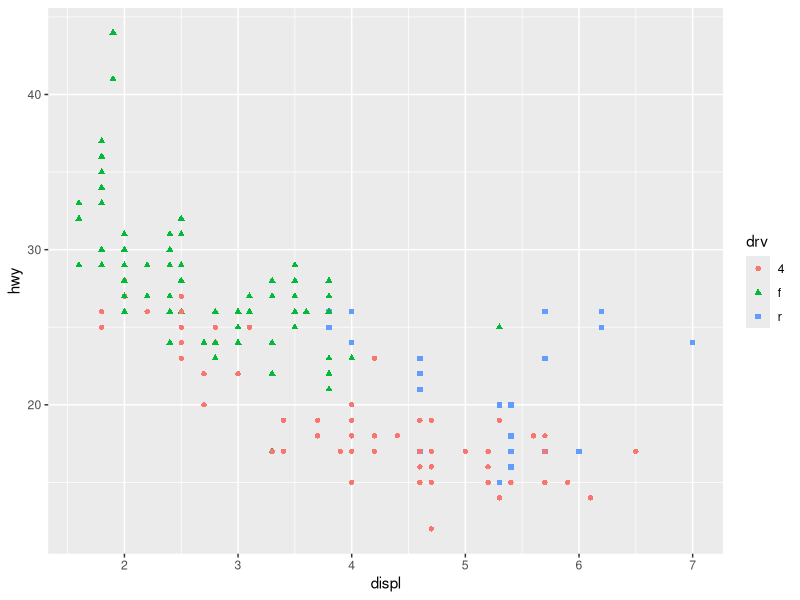
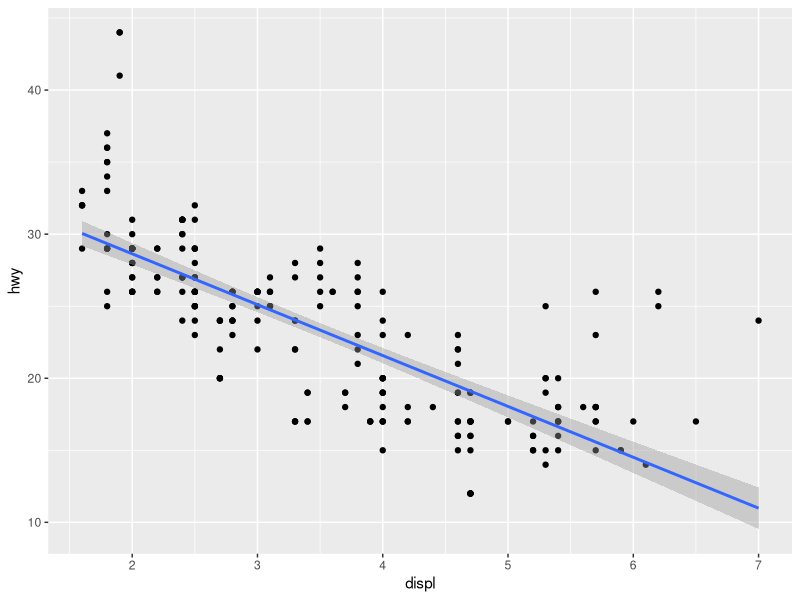
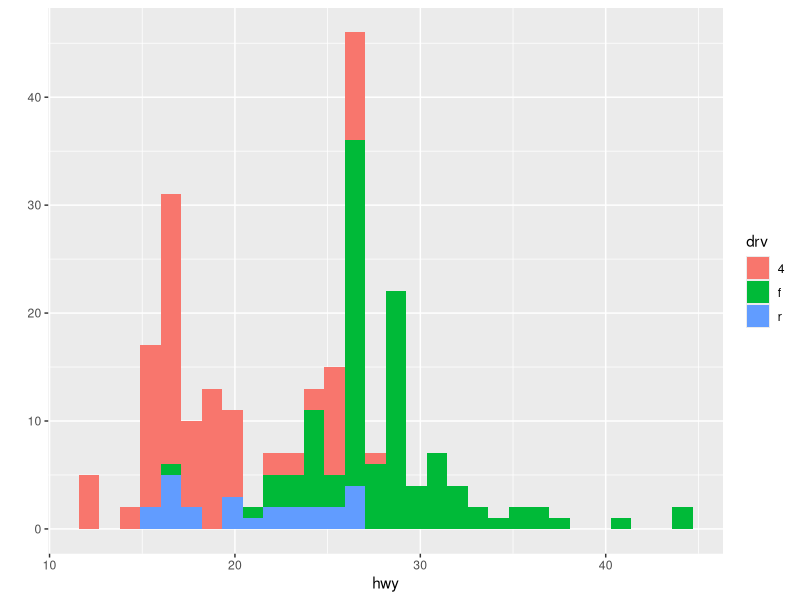
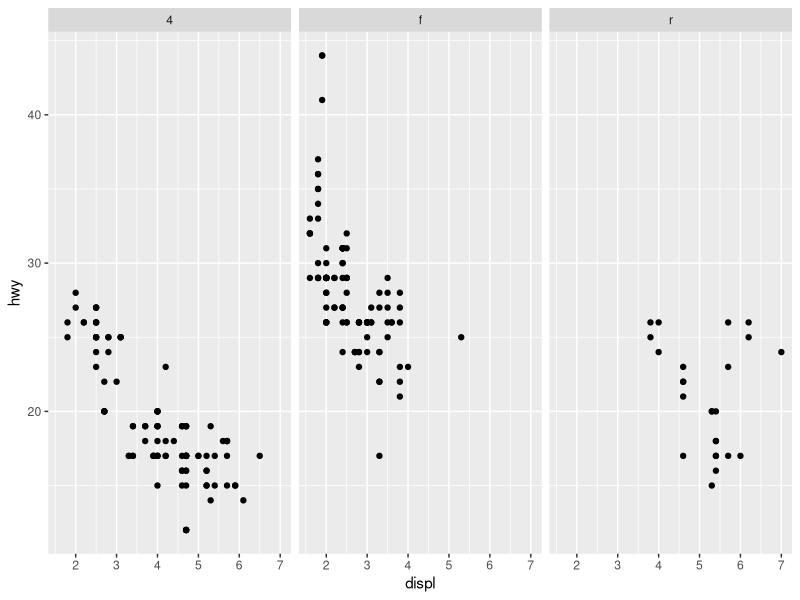
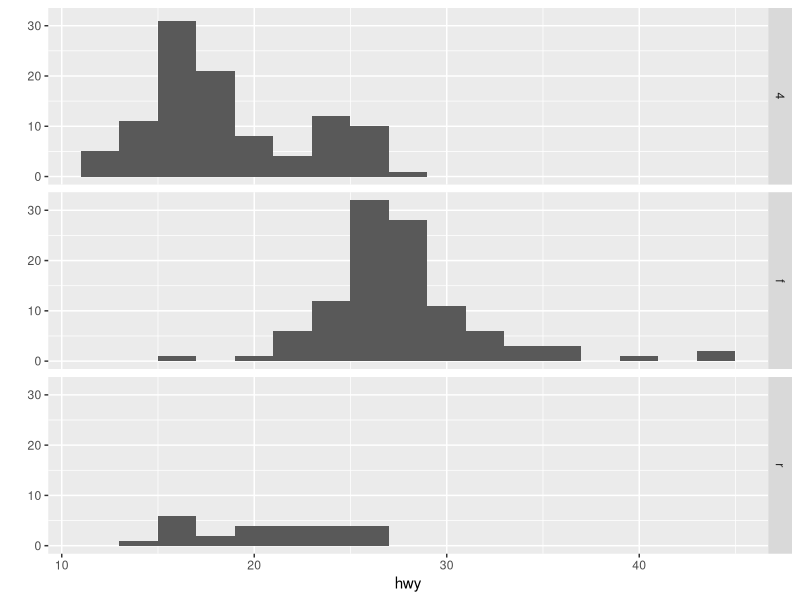

Generate these figures, in order, with R: (Note: this script raises an error after producing the figures.)
###### ggplot2 plotting system ##############
library(ggplot2) # loads the ggplot2 package
qplot(displ, hwy, data = mpg, color= drv, shape=drv)
## Adding statistics : geom = c("points" , "smooth") this adds a 
qplot(displ, hwy,data= mpg, geom = c("point" , "smooth"), method="lm")

#Histogram
qplot(hwy,data= mpg, fill = drv)
# facet this is used to split data according to factor variables.
qplot(displ, hwy,data= mpg, facets = . ~ drv)
qplot(hwy,data= mpg, facets = drv ~ ., binwidth = 2)

### gggplot() function
## g+geom_point() this takes information from g objects and  produces scartterplot
## +geom_smooth() this adds low S mean curve with confidence interval
g <- ggplot(data, aes(var1, varl2)) # initiates call to ggplot amd specfies
g<-ggplot(data, aes(var1,var2))# initiates call to ggplot and specifies the 
# data frame that will be used.
# aes(var1,var2) specifies aesthetic mapping, or var1 as x varaiable, and 
# var2 as y variable.
# summary(g)  this displays summary of ggplot object.
# print(g) this returns error ("no layer on plot") which means the plot does
# not know how to draw the data yet.
# g + geom_point() this takes information from object and produces scatter plot
# method = "lm" changes the smooth curve to be linear regression
# size = 4, linetype = 3 can be specified to change the size/style of the line
# se = FALSE turns off confidence interval
# - + facet_grid(row ~ col) splits data into subplots by factor variables
# (see facets from qplot())

cutPts<- quantile(df$cVar, seq(0,1,length=4), na.rm=TRUE) # this creats 
# quantile where the continuous variable will be cut.
# seq(0,1,length=4) creates 4 quantile points
# na.rm = TRUE removes all NA values

df$newFactor<-cut(df$cVar, cutPts) # creates new categorical /factor variable
# by using the cutpoints

########## annotations ########################
# xlab(), ylab(), lab(), ggtitle() for labels and titles
labs(x=expression("log"*PM[2.5]), y="Nocturnal") # this specifies x and y labels
# expression() is used to produce mathematical expressions
# geom function is used for many options to modify
# theme() used for global changes in presentation.e.g theme(legend.position
# "none") and the standard themes are theme_gray()and theme_bw().
# base_family="Times" this is used to change font to Times

################## aesthetics#########################
# + geom_point(color,size,alpha) this specifies how the points are supposed to 
# be plotted on the graph (style).
# NB: this translates to geom_line()/other forms of plots.
# color = "steelblue" specifies color of the data points.
# aes(color = var1) wrapping color argument this way allows a factor variable to
# be assigned to the data points, thus subsetting it with different colors based 
# on factor variable values.
# size = 4 specifies size of the data points
# alpha = 0.5 specifies transparency of the data points

############# ggplot2 comprehensive example################
# initiates ggplot
library(ggplot2)
g<- ggplot(women,aes(height, weight))
g + geom_point(alpha = 1/3) # adds points
g + facet_wrap(bmicat ~ no2dec, nrow = 2, ncol = 4) # make panels
g + geom_smooth(method = "lm", se = F, col = "steelblue")# adds a smoother
g + theme_bw(base_family = "Avenir", base_size = 10) # change theme
g + labs(x = "height in meteres")
g + labs(y = "weight in kg")
g + labs(title = " Women in USA")

















